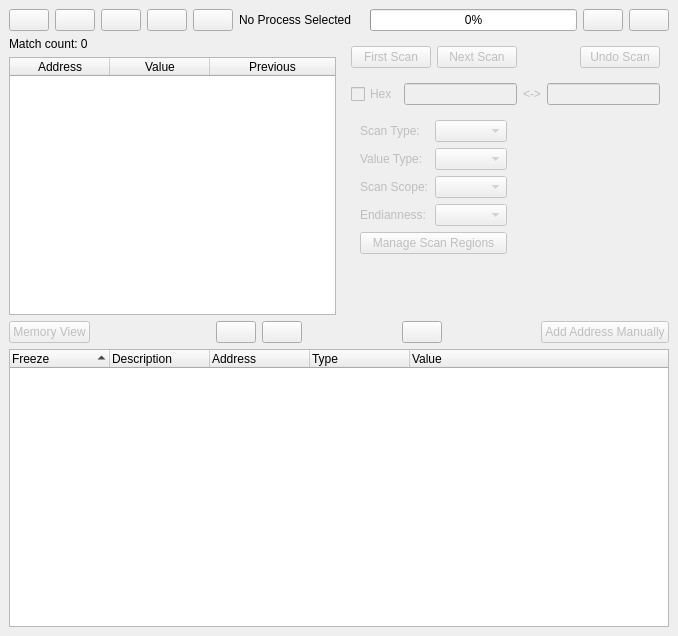
<?xml version="1.0" encoding="UTF-8"?>
<ui version="4.0">
 <class>MainWindow</class>
 <widget class="QMainWindow" name="MainWindow">
  <property name="geometry">
   <rect>
    <x>0</x>
    <y>0</y>
    <width>678</width>
    <height>636</height>
   </rect>
  </property>
  <property name="windowTitle">
   <string notr="true">PINCE</string>
  </property>
  <widget class="QWidget" name="centralwidget">
   <layout class="QGridLayout" name="gridLayout">
    <item row="3" column="0">
     <widget class="QAddressTree" name="treeWidget_AddressTable">
      <property name="editTriggers">
       <set>QAbstractItemView::NoEditTriggers</set>
      </property>
      <property name="dragDropMode">
       <enum>QAbstractItemView::DragDrop</enum>
      </property>
      <property name="defaultDropAction">
       <enum>Qt::MoveAction</enum>
      </property>
      <property name="selectionMode">
       <enum>QAbstractItemView::ExtendedSelection</enum>
      </property>
      <property name="indentation">
       <number>12</number>
      </property>
      <property name="sortingEnabled">
       <bool>true</bool>
      </property>
      <property name="expandsOnDoubleClick">
       <bool>false</bool>
      </property>
      <column>
       <property name="text">
        <string>Freeze</string>
       </property>
       <property name="toolTip">
        <string>Freeze the value. Click just to the right of checkbox to cycle between freeze types:
- No arrow: Frozen at current value
- ▲: Allow increments only
- ▼: Allow decrements only</string>
       </property>
      </column>
      <column>
       <property name="text">
        <string>Description</string>
       </property>
      </column>
      <column>
       <property name="text">
        <string>Address</string>
       </property>
      </column>
      <column>
       <property name="text">
        <string>Type</string>
       </property>
      </column>
      <column>
       <property name="text">
        <string>Value</string>
       </property>
      </column>
     </widget>
    </item>
    <item row="2" column="0">
     <layout class="QHBoxLayout" name="horizontalLayout_8">
      <property name="sizeConstraint">
       <enum>QLayout::SetMinAndMaxSize</enum>
      </property>
      <item>
       <widget class="QPushButton" name="pushButton_MemoryView">
        <property name="enabled">
         <bool>false</bool>
        </property>
        <property name="text">
         <string>Memory View</string>
        </property>
       </widget>
      </item>
      <item>
       <spacer name="horizontalSpacer_2">
        <property name="orientation">
         <enum>Qt::Horizontal</enum>
        </property>
        <property name="sizeType">
         <enum>QSizePolicy::Fixed</enum>
        </property>
        <property name="sizeHint" stdset="0">
         <size>
          <width>120</width>
          <height>20</height>
         </size>
        </property>
       </spacer>
      </item>
      <item>
       <widget class="QPushButton" name="pushButton_CopyToAddressTable">
        <property name="toolTip">
         <string>Copy selected items to the address table</string>
        </property>
        <property name="text">
         <string/>
        </property>
       </widget>
      </item>
      <item>
       <widget class="QPushButton" name="pushButton_CleanAddressTable">
        <property name="toolTip">
         <string>Erase all the table contents</string>
        </property>
        <property name="text">
         <string/>
        </property>
       </widget>
      </item>
      <item>
       <spacer name="horizontalSpacer_7">
        <property name="orientation">
         <enum>Qt::Horizontal</enum>
        </property>
        <property name="sizeHint" stdset="0">
         <size>
          <width>40</width>
          <height>20</height>
         </size>
        </property>
       </spacer>
      </item>
      <item>
       <widget class="QPushButton" name="pushButton_RefreshAdressTable">
        <property name="toolTip">
         <string>Refresh the address table[R]</string>
        </property>
        <property name="text">
         <string/>
        </property>
       </widget>
      </item>
      <item>
       <spacer name="horizontalSpacer_3">
        <property name="orientation">
         <enum>Qt::Horizontal</enum>
        </property>
        <property name="sizeHint" stdset="0">
         <size>
          <width>40</width>
          <height>20</height>
         </size>
        </property>
       </spacer>
      </item>
      <item>
       <widget class="QPushButton" name="pushButton_AddAddressManually">
        <property name="enabled">
         <bool>false</bool>
        </property>
        <property name="text">
         <string>Add Address Manually</string>
        </property>
       </widget>
      </item>
     </layout>
    </item>
    <item row="0" column="0">
     <layout class="QHBoxLayout" name="horizontalLayout_5">
      <property name="sizeConstraint">
       <enum>QLayout::SetFixedSize</enum>
      </property>
      <item>
       <widget class="QPushButton" name="pushButton_AttachProcess">
        <property name="sizePolicy">
         <sizepolicy hsizetype="Minimum" vsizetype="Minimum">
          <horstretch>0</horstretch>
          <verstretch>0</verstretch>
         </sizepolicy>
        </property>
        <property name="toolTip">
         <string>Create or attach to a process</string>
        </property>
        <property name="text">
         <string/>
        </property>
       </widget>
      </item>
      <item>
       <widget class="QPushButton" name="pushButton_Open">
        <property name="sizePolicy">
         <sizepolicy hsizetype="Minimum" vsizetype="Minimum">
          <horstretch>0</horstretch>
          <verstretch>0</verstretch>
         </sizepolicy>
        </property>
        <property name="toolTip">
         <string>Open a cheat table</string>
        </property>
        <property name="text">
         <string/>
        </property>
       </widget>
      </item>
      <item>
       <widget class="QPushButton" name="pushButton_Save">
        <property name="sizePolicy">
         <sizepolicy hsizetype="Minimum" vsizetype="Minimum">
          <horstretch>0</horstretch>
          <verstretch>0</verstretch>
         </sizepolicy>
        </property>
        <property name="toolTip">
         <string>Save current table to a file</string>
        </property>
        <property name="text">
         <string/>
        </property>
       </widget>
      </item>
      <item>
       <widget class="QPushButton" name="pushButton_Wiki">
        <property name="toolTip">
         <string>Wiki</string>
        </property>
        <property name="text">
         <string/>
        </property>
       </widget>
      </item>
      <item>
       <widget class="QPushButton" name="pushButton_About">
        <property name="toolTip">
         <string>About</string>
        </property>
        <property name="text">
         <string/>
        </property>
       </widget>
      </item>
      <item>
       <widget class="QLabel" name="label_SelectedProcess">
        <property name="text">
         <string>No Process Selected</string>
        </property>
       </widget>
      </item>
      <item>
       <widget class="QLabel" name="label_InferiorStatus">
        <property name="text">
         <string/>
        </property>
       </widget>
      </item>
      <item>
       <widget class="QProgressBar" name="progressBar">
        <property name="value">
         <number>0</number>
        </property>
        <property name="orientation">
         <enum>Qt::Horizontal</enum>
        </property>
       </widget>
      </item>
      <item>
       <widget class="QPushButton" name="pushButton_Console">
        <property name="toolTip">
         <string>Open a gdb console</string>
        </property>
        <property name="text">
         <string/>
        </property>
       </widget>
      </item>
      <item>
       <widget class="QPushButton" name="pushButton_Settings">
        <property name="sizePolicy">
         <sizepolicy hsizetype="Minimum" vsizetype="Minimum">
          <horstretch>0</horstretch>
          <verstretch>0</verstretch>
         </sizepolicy>
        </property>
        <property name="toolTip">
         <string>Configure options</string>
        </property>
        <property name="text">
         <string/>
        </property>
       </widget>
      </item>
     </layout>
    </item>
    <item row="1" column="0">
     <layout class="QHBoxLayout" name="horizontalLayout_9">
      <item>
       <layout class="QVBoxLayout" name="verticalLayout_6">
        <item>
         <widget class="QLabel" name="label_MatchCount">
          <property name="text">
           <string>Match count: 0</string>
          </property>
         </widget>
        </item>
        <item>
         <widget class="QTableWidget" name="tableWidget_valuesearchtable">
          <property name="enabled">
           <bool>true</bool>
          </property>
          <property name="autoFillBackground">
           <bool>false</bool>
          </property>
          <property name="horizontalScrollBarPolicy">
           <enum>Qt::ScrollBarAlwaysOff</enum>
          </property>
          <property name="editTriggers">
           <set>QAbstractItemView::NoEditTriggers</set>
          </property>
          <property name="alternatingRowColors">
           <bool>true</bool>
          </property>
          <property name="selectionBehavior">
           <enum>QAbstractItemView::SelectRows</enum>
          </property>
          <property name="showGrid">
           <bool>false</bool>
          </property>
          <property name="sortingEnabled">
           <bool>true</bool>
          </property>
          <property name="wordWrap">
           <bool>false</bool>
          </property>
          <attribute name="horizontalHeaderShowSortIndicator" stdset="0">
           <bool>true</bool>
          </attribute>
          <attribute name="horizontalHeaderStretchLastSection">
           <bool>true</bool>
          </attribute>
          <attribute name="verticalHeaderVisible">
           <bool>false</bool>
          </attribute>
          <attribute name="verticalHeaderMinimumSectionSize">
           <number>20</number>
          </attribute>
          <attribute name="verticalHeaderDefaultSectionSize">
           <number>23</number>
          </attribute>
          <column>
           <property name="text">
            <string>Address</string>
           </property>
          </column>
          <column>
           <property name="text">
            <string>Value</string>
           </property>
          </column>
          <column>
           <property name="text">
            <string>Previous</string>
           </property>
          </column>
         </widget>
        </item>
       </layout>
      </item>
      <item>
       <widget class="QWidget" name="QWidget_Toolbox" native="true">
        <property name="enabled">
         <bool>false</bool>
        </property>
        <layout class="QVBoxLayout" name="verticalLayout_5">
         <item>
          <layout class="QHBoxLayout" name="horizontalLayout_6">
           <item>
            <widget class="QPushButton" name="pushButton_NewFirstScan">
             <property name="text">
              <string>First Scan</string>
             </property>
            </widget>
           </item>
           <item>
            <widget class="QPushButton" name="pushButton_NextScan">
             <property name="text">
              <string>Next Scan</string>
             </property>
            </widget>
           </item>
           <item>
            <spacer name="horizontalSpacer">
             <property name="orientation">
              <enum>Qt::Horizontal</enum>
             </property>
             <property name="sizeHint" stdset="0">
              <size>
               <width>40</width>
               <height>20</height>
              </size>
             </property>
            </spacer>
           </item>
           <item>
            <widget class="QPushButton" name="pushButton_UndoScan">
             <property name="text">
              <string>Undo Scan</string>
             </property>
            </widget>
           </item>
          </layout>
         </item>
         <item>
          <widget class="QWidget" name="widget_Scan" native="true">
           <layout class="QHBoxLayout" name="horizontalLayout_7">
            <property name="leftMargin">
             <number>0</number>
            </property>
            <property name="rightMargin">
             <number>0</number>
            </property>
            <property name="bottomMargin">
             <number>0</number>
            </property>
            <item>
             <widget class="QCheckBox" name="checkBox_Hex">
              <property name="text">
               <string>Hex</string>
              </property>
             </widget>
            </item>
            <item>
             <widget class="QLineEdit" name="lineEdit_Scan"/>
            </item>
            <item>
             <widget class="QLabel" name="label_Between">
              <property name="text">
               <string notr="true">&lt;-&gt;</string>
              </property>
             </widget>
            </item>
            <item>
             <widget class="QLineEdit" name="lineEdit_Scan2"/>
            </item>
           </layout>
          </widget>
         </item>
         <item>
          <layout class="QHBoxLayout" name="horizontalLayout_4">
           <item>
            <widget class="QWidget" name="widget" native="true">
             <layout class="QVBoxLayout" name="verticalLayout_4">
              <item>
               <layout class="QHBoxLayout" name="horizontalLayout_2">
                <item>
                 <widget class="QLabel" name="label">
                  <property name="text">
                   <string>Scan Type:</string>
                  </property>
                 </widget>
                </item>
                <item>
                 <widget class="QComboBox" name="comboBox_ScanType"/>
                </item>
               </layout>
              </item>
              <item>
               <layout class="QHBoxLayout" name="horizontalLayout">
                <item>
                 <widget class="QLabel" name="label_2">
                  <property name="text">
                   <string>Value Type:</string>
                  </property>
                 </widget>
                </item>
                <item>
                 <widget class="QComboBox" name="comboBox_ValueType"/>
                </item>
               </layout>
              </item>
              <item>
               <layout class="QHBoxLayout" name="horizontalLayout_10">
                <item>
                 <widget class="QLabel" name="label_ScanScope">
                  <property name="text">
                   <string>Scan Scope:</string>
                  </property>
                 </widget>
                </item>
                <item>
                 <widget class="QComboBox" name="comboBox_ScanScope"/>
                </item>
               </layout>
              </item>
              <item>
               <layout class="QHBoxLayout" name="horizontalLayout_3">
                <item>
                 <widget class="QLabel" name="label_3">
                  <property name="text">
                   <string>Endianness:</string>
                  </property>
                 </widget>
                </item>
                <item>
                 <widget class="QComboBox" name="comboBox_Endianness"/>
                </item>
               </layout>
              </item>
              <item>
               <widget class="QPushButton" name="pushButton_ScanRegions">
                <property name="text">
                 <string>Manage Scan Regions</string>
                </property>
               </widget>
              </item>
              <item>
               <spacer name="verticalSpacer">
                <property name="orientation">
                 <enum>Qt::Vertical</enum>
                </property>
                <property name="sizeHint" stdset="0">
                 <size>
                  <width>20</width>
                  <height>40</height>
                 </size>
                </property>
               </spacer>
              </item>
             </layout>
            </widget>
           </item>
           <item>
            <widget class="QWidget" name="widget_2" native="true">
             <layout class="QVBoxLayout" name="verticalLayout">
              <property name="spacing">
               <number>0</number>
              </property>
              <property name="leftMargin">
               <number>0</number>
              </property>
              <property name="topMargin">
               <number>0</number>
              </property>
              <property name="rightMargin">
               <number>0</number>
              </property>
              <property name="bottomMargin">
               <number>0</number>
              </property>
              <item>
               <layout class="QVBoxLayout" name="verticalLayout_3">
                <item>
                 <spacer name="verticalSpacer_2">
                  <property name="orientation">
                   <enum>Qt::Vertical</enum>
                  </property>
                  <property name="sizeHint" stdset="0">
                   <size>
                    <width>20</width>
                    <height>40</height>
                   </size>
                  </property>
                 </spacer>
                </item>
               </layout>
              </item>
             </layout>
            </widget>
           </item>
          </layout>
         </item>
        </layout>
       </widget>
      </item>
     </layout>
    </item>
   </layout>
  </widget>
  <widget class="QMenuBar" name="menubar">
   <property name="geometry">
    <rect>
     <x>0</x>
     <y>0</y>
     <width>678</width>
     <height>23</height>
    </rect>
   </property>
  </widget>
 </widget>
 <customwidgets>
  <customwidget>
   <class>QAddressTree</class>
   <extends>QTreeWidget</extends>
   <header location="global">GUI.TreeWidgets.AddressTree</header>
  </customwidget>
 </customwidgets>
 <resources/>
 <connections/>
</ui>
